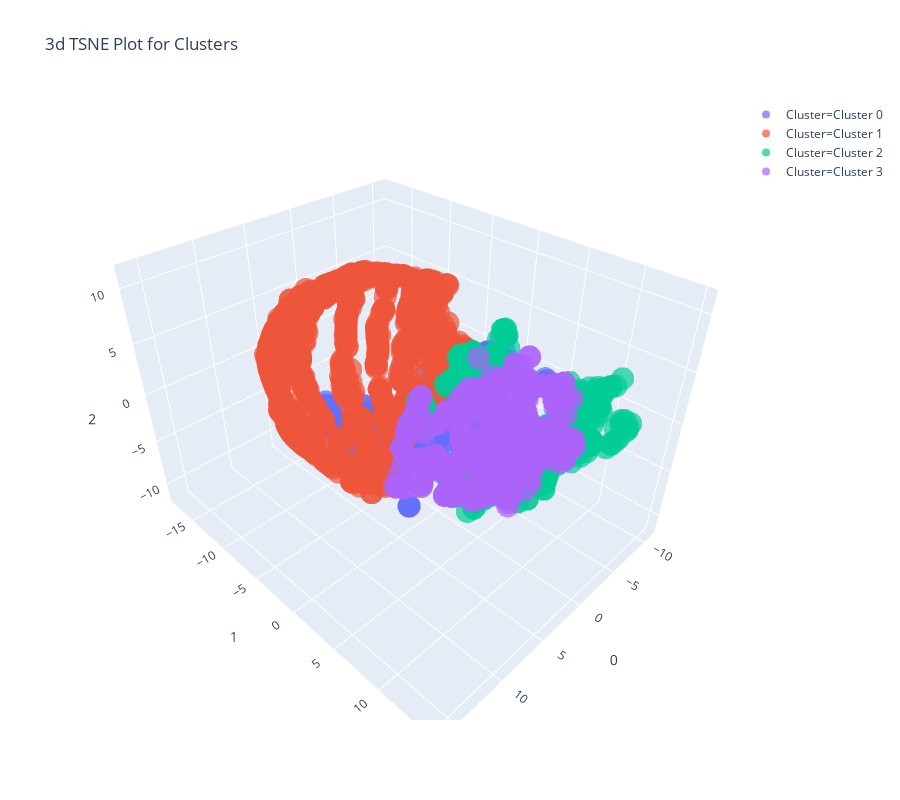

The code cell stored with this chart in its notebook:
### Code cell
plot_model(kmeans_model,plot='tsne')

### Figure 1 — Plotly figure (JSON) as saved in the notebook; plotly's stock layout.template omitted (floating-point values rounded to 4 significant figures; data arrays with more than 128 entries replaced by an {"elided": "..."} marker saying what was removed)
{"data": [{"customdata": {"elided": "454x1 int values"}, "hoverlabel": {"namelength": 0}, "hovertemplate": "Cluster=Cluster 0<br>0=%{x}<br>1=%{y}<br>2=%{z}<br>Feature=%{customdata[0]}", "legendgroup": "Cluster=Cluster 0", "marker": {"color": "#636efa", "opacity": 0.7, "symbol": "circle"}, "mode": "markers", "name": "Cluster=Cluster 0", "scene": "scene", "showlegend": true, "type": "scatter3d", "x": {"elided": "454 float values"}, "y": {"elided": "454 float values"}, "z": {"elided": "454 float values"}}, {"customdata": {"elided": "863x1 int values"}, "hoverlabel": {"namelength": 0}, "hovertemplate": "Cluster=Cluster 1<br>0=%{x}<br>1=%{y}<br>2=%{z}<br>Feature=%{customdata[0]}", "legendgroup": "Cluster=Cluster 1", "marker": {"color": "#EF553B", "opacity": 0.7, "symbol": "circle"}, "mode": "markers", "name": "Cluster=Cluster 1", "scene": "scene", "showlegend": true, "type": "scatter3d", "x": {"elided": "863 float values"}, "y": {"elided": "863 float values"}, "z": {"elided": "863 float values"}}, {"customdata": {"elided": "447x1 int values"}, "hoverlabel": {"namelength": 0}, "hovertemplate": "Cluster=Cluster 2<br>0=%{x}<br>1=%{y}<br>2=%{z}<br>Feature=%{customdata[0]}", "legendgroup": "Cluster=Cluster 2", "marker": {"color": "#00cc96", "opacity": 0.7, "symbol": "circle"}, "mode": "markers", "name": "Cluster=Cluster 2", "scene": "scene", "showlegend": true, "type": "scatter3d", "x": {"elided": "447 float values"}, "y": {"elided": "447 float values"}, "z": {"elided": "447 float values"}}, {"customdata": {"elided": "476x1 int values"}, "hoverlabel": {"namelength": 0}, "hovertemplate": "Cluster=Cluster 3<br>0=%{x}<br>1=%{y}<br>2=%{z}<br>Feature=%{customdata[0]}", "legendgroup": "Cluster=Cluster 3", "marker": {"color": "#ab63fa", "opacity": 0.7, "symbol": "circle"}, "mode": "markers", "name": "Cluster=Cluster 3", "scene": "scene", "showlegend": true, "type": "scatter3d", "x": {"elided": "476 float values"}, "y": {"elided": "476 float values"}, "z": {"elided": "476 float values"}}], "layout": {"height": 800, "legend": {"tracegroupgap": 0}, "scene": {"domain": {"x": [0, 1], "y": [0, 1]}, "xaxis": {"title": {"text": "0"}}, "yaxis": {"title": {"text": "1"}}, "zaxis": {"title": {"text": "2"}}}, "title": {"text": "3d TSNE Plot for Clusters"}, "width": 900}}
